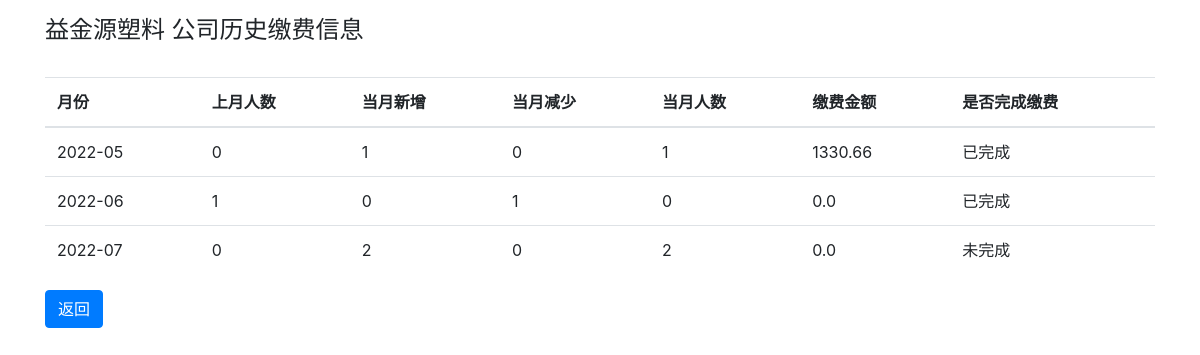
The page /company_pay_history/益金源塑料 on the database as committed earlier.
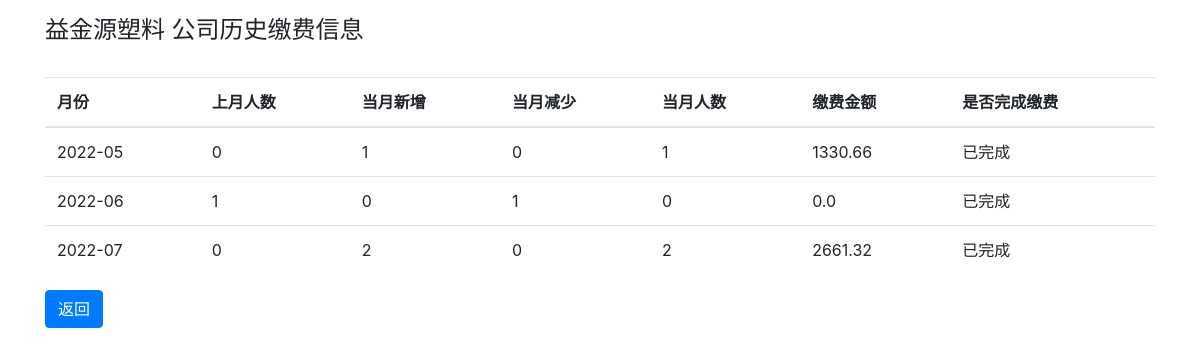
The same page on the database as committed later.
### report.py (models this page shows, shortened)
class Reports(db.Model):
    report_id = db.Column('report_id', db.Integer, primary_key=True)
    cur_month = db.Column('cur_month', db.String(200))
    company_name = db.Column('company_name', db.String(200))
    code = db.Column(db.String(200))
    zwwname = db.Column(db.String(200))
    scode = db.Column(db.String(200))
    last_month_cnt = db.Column(db.Integer)
    cur_month_cnt = db.Column(db.Integer)
    cur_month_add = db.Column(db.Integer)
    cur_month_remove = db.Column(db.Integer)
    members_check = db.Column(db.String(200))
    members_check_person = db.Column(db.String(200))
    reportable_check = db.Column(db.String(200))
    reportable_check_person = db.Column(db.String(200))
    injury = db.Column(db.String(200))
    endowment = db.Column(db.String(200))
    unemployment = db.Column(db.String(200))
    medical = db.Column(db.String(200))
    birth = db.Column(db.String(200))
    ill_cnt = db.Column(db.Integer)
    predict_fee = db.Column(db.Float)
    real_fee = db.Column(db.Float)
    reason_text = db.Column(db.String(200))
    report_state = db.Column(db.String(200))
    report_person = db.Column(db.String(200))
    pay_type = db.Column(db.String(200))
    pay_list_print = db.Column(db.String(200))
    pay_state = db.Column(db.String(200))
    pay_check_person = db.Column(db.String(200))
    UniqueConstraint(cur_month, company_name, name='uix_1')

### main.py (the view)
@app.route('/company_pay_history/<company_name>', methods=['GET', 'POST'])
def company_pay_history(company_name):
    return render_template('company_pay_history.html',
                           company_name=company_name,
                           reports=Reports.query.filter_by(company_name=company_name).all())

### templates/company_pay_history.html (shortened to what this page needs)
<!DOCTYPE html>
<html lang="en">
<head>
    <link rel="stylesheet" href="https://cdn.staticfile.org/twitter-bootstrap/4.3.1/css/bootstrap.min.css">
</head>
<body>
<div class="container">
    <h4>{{ company_name }}&nbsp;公司历史缴费信息</h4>
    <br>
    <table class="table table-hover">
        <thead>
        <tr>
            <th>月份</th>
            <th>上月人数</th>
            <th>当月新增</th>
            <th>当月减少</th>
            <th>当月人数</th>
            <th>缴费金额</th>
            <th>是否完成缴费</th>
        </tr>
        </thead>
        <tbody>
        {% for report in reports %}
            <tr>
                <td>{{ report.cur_month }}</td>
                <td>{{ report.last_month_cnt }}</td>
                <td>{{ report.cur_month_add }}</td>
                <td>{{ report.cur_month_remove }}</td>
                <td>{{ report.cur_month_cnt }}</td>
                <td>{{ report.real_fee }}</td>
                <td>{{ report.pay_state }}</td>
            </tr>
        {% endfor %}
        </tbody>
    </table>
<input type="button" class="btn btn-primary" value="返回" onclick="javascript:history.back();">
</div>
</body>
</html>

Rows that differ between the two databases and show on the page:
changed Reports (number 3 of 3 on the later page): real_fee "0.0" → "2661.32"; pay_state "未完成" → "已完成"
